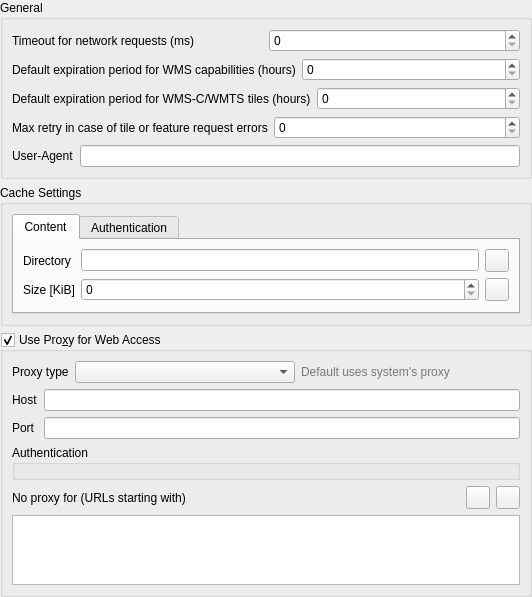
             <widget class="QWidget" name="mOptionsScrollAreaContents_10">
              <property name="geometry">
               <rect>
                <x>0</x>
                <y>0</y>
                <width>437</width>
                <height>513</height>
               </rect>
              </property>
              <layout class="QVBoxLayout" name="verticalLayout_33">
               <property name="leftMargin">
                <number>0</number>
               </property>
               <property name="topMargin">
                <number>0</number>
               </property>
               <property name="rightMargin">
                <number>0</number>
               </property>
               <property name="bottomMargin">
                <number>0</number>
               </property>
               <item>
                <widget class="QGroupBox" name="groupBox_20">
                 <property name="title">
                  <string>General</string>
                 </property>
                 <layout class="QVBoxLayout" name="verticalLayout_34">
                  <item>
                   <layout class="QHBoxLayout" name="horizontalLayout_11">
                    <item>
                     <widget class="QLabel" name="mNetworkTimeoutLabel">
                      <property name="text">
                       <string>Timeout for network requests (ms)</string>
                      </property>
                     </widget>
                    </item>
                    <item>
                     <widget class="QgsSpinBox" name="mNetworkTimeoutSpinBox">
                      <property name="maximum">
                       <number>100000000</number>
                      </property>
                     </widget>
                    </item>
                   </layout>
                  </item>
                  <item>
                   <layout class="QHBoxLayout" name="horizontalLayout_40">
                    <item>
                     <widget class="QLabel" name="label_45">
                      <property name="text">
                       <string>Default expiration period for WMS capabilities (hours)</string>
                      </property>
                     </widget>
                    </item>
                    <item>
                     <widget class="QgsSpinBox" name="mDefaultCapabilitiesExpirySpinBox">
                      <property name="maximum">
                       <number>100000000</number>
                      </property>
                     </widget>
                    </item>
                   </layout>
                  </item>
                  <item>
                   <layout class="QHBoxLayout" name="horizontalLayout_17">
                    <item>
                     <widget class="QLabel" name="label_32">
                      <property name="text">
                       <string>Default expiration period for WMS-C/WMTS tiles (hours)</string>
                      </property>
                     </widget>
                    </item>
                    <item>
                     <widget class="QgsSpinBox" name="mDefaultTileExpirySpinBox">
                      <property name="maximum">
                       <number>100000000</number>
                      </property>
                     </widget>
                    </item>
                   </layout>
                  </item>
                  <item>
                   <layout class="QHBoxLayout" name="horizontalLayout_33">
                    <item>
                     <widget class="QLabel" name="label_57">
                      <property name="text">
                       <string>Max retry in case of tile or feature request errors</string>
                      </property>
                     </widget>
                    </item>
                    <item>
                     <widget class="QgsSpinBox" name="mDefaultTileMaxRetrySpinBox">
                      <property name="maximum">
                       <number>100000000</number>
                      </property>
                     </widget>
                    </item>
                   </layout>
                  </item>
                  <item>
                   <layout class="QHBoxLayout" name="horizontalLayout_35">
                    <item>
                     <widget class="QLabel" name="lblUserAgent">
                      <property name="text">
                       <string>User-Agent</string>
                      </property>
                     </widget>
                    </item>
                    <item>
                     <widget class="QLineEdit" name="leUserAgent"/>
                    </item>
                   </layout>
                  </item>
                 </layout>
                </widget>
               </item>
               <item>
                <widget class="QGroupBox" name="grpCache">
                 <property name="title">
                  <string>Cache Settings</string>
                 </property>
                 <layout class="QVBoxLayout" name="verticalLayout_19">
                  <item>
                   <widget class="QTabWidget" name="tabContentCache">
                    <property name="currentIndex">
                     <number>0</number>
                    </property>
                    <widget class="QWidget" name="tab">
                     <attribute name="title">
                      <string>Content</string>
                     </attribute>
                     <layout class="QGridLayout" name="gridLayout_2">
                      <item row="4" column="0">
                       <widget class="QLabel" name="label_11">
                        <property name="text">
                         <string>Size [KiB]</string>
                        </property>
                       </widget>
                      </item>
                      <item row="0" column="0">
                       <widget class="QLabel" name="label_10">
                        <property name="text">
                         <string>Directory</string>
                        </property>
                       </widget>
                      </item>
                      <item row="0" column="1">
                       <widget class="QLineEdit" name="mCacheDirectory"/>
                      </item>
                      <item row="4" column="1">
                       <widget class="QgsSpinBox" name="mCacheSize"/>
                      </item>
                      <item row="0" column="2">
                       <widget class="QToolButton" name="mBrowseCacheDirectory">
                        <property name="toolTip">
                         <string>Select folder</string>
                        </property>
                        <property name="text">
                         <string/>
                        </property>
                        <property name="icon">
                         <iconset resource="../../images/images.qrc">
                          <normaloff>:/images/themes/default/mActionFileOpen.svg</normaloff>:/images/themes/default/mActionFileOpen.svg</iconset>
                        </property>
                       </widget>
                      </item>
                      <item row="4" column="2">
                       <widget class="QToolButton" name="mClearCache">
                        <property name="toolTip">
                         <string>Clear cache</string>
                        </property>
                        <property name="text">
                         <string/>
                        </property>
                        <property name="icon">
                         <iconset resource="../../images/images.qrc">
                          <normaloff>:/images/themes/default/mActionDeleteSelected.svg</normaloff>:/images/themes/default/mActionDeleteSelected.svg</iconset>
                        </property>
                       </widget>
                      </item>
                     </layout>
                    </widget>
                    <widget class="QWidget" name="tab_2">
                     <attribute name="title">
                      <string>Authentication</string>
                     </attribute>
                     <layout class="QGridLayout" name="gridLayout_5">
                      <item row="0" column="0">
                       <widget class="QCheckBox" name="mAutoClearAccessCache">
                        <property name="toolTip">
                         <string>&lt;html&gt;&lt;head/&gt;&lt;body&gt;&lt;p&gt;The connection cache stores all authentication connections data even when the connection fails.&lt;br/&gt;If you make any change to the authentication configurations or to the certification authorities, you should clear the authentication cache or&lt;br/&gt;restart QGIS. &lt;br/&gt;When this option is checked, the authentication cache will be automatically cleared every time an SSL error occurs and you choose to abort the connection.&lt;br/&gt;&lt;/p&gt;&lt;/body&gt;&lt;/html&gt;</string>
                        </property>
                        <property name="text">
                         <string>Automatically clear the connection authentication cache on SSL errors (recommended)</string>
                        </property>
                       </widget>
                      </item>
                      <item row="1" column="0">
                       <widget class="QPushButton" name="mClearAccessCache">
                        <property name="text">
                         <string>Clear authentication connection cache</string>
                        </property>
                       </widget>
                      </item>
                     </layout>
                    </widget>
                   </widget>
                  </item>
                 </layout>
                </widget>
               </item>
               <item>
                <widget class="QgsCollapsibleGroupBox" name="grpProxy">
                 <property name="title">
                  <string>Use Pro&amp;xy for Web Access</string>
                 </property>
                 <property name="flat">
                  <bool>false</bool>
                 </property>
                 <property name="checkable">
                  <bool>true</bool>
                 </property>
                 <property name="collapsed" stdset="0">
                  <bool>false</bool>
                 </property>
                 <property name="saveCollapsedState" stdset="0">
                  <bool>true</bool>
                 </property>
                 <layout class="QGridLayout" name="gridLayout_1">
                  <item row="1" column="0">
                   <widget class="QLabel" name="label_47">
                    <property name="text">
                     <string>No proxy for (URLs starting with)</string>
                    </property>
                   </widget>
                  </item>
                  <item row="1" column="4">
                   <widget class="QToolButton" name="mRemoveUrlPushButton">
                    <property name="toolTip">
                     <string>Remove selected URL</string>
                    </property>
                    <property name="text">
                     <string/>
                    </property>
                    <property name="icon">
                     <iconset resource="../../images/images.qrc">
                      <normaloff>:/images/themes/default/symbologyRemove.svg</normaloff>:/images/themes/default/symbologyRemove.svg</iconset>
                    </property>
                   </widget>
                  </item>
                  <item row="1" column="3">
                   <widget class="QToolButton" name="mAddUrlPushButton">
                    <property name="toolTip">
                     <string>Add URL to exclude</string>
                    </property>
                    <property name="text">
                     <string/>
                    </property>
                    <property name="icon">
                     <iconset resource="../../images/images.qrc">
                      <normaloff>:/images/themes/default/symbologyAdd.svg</normaloff>:/images/themes/default/symbologyAdd.svg</iconset>
                    </property>
                   </widget>
                  </item>
                  <item row="0" column="0" colspan="5">
                   <layout class="QGridLayout" name="gridLayout_17">
                    <item row="0" column="1">
                     <widget class="QComboBox" name="mProxyTypeComboBox"/>
                    </item>
                    <item row="0" column="0">
                     <widget class="QLabel" name="mTypeLabel">
                      <property name="sizePolicy">
                       <sizepolicy hsizetype="Maximum" vsizetype="Preferred">
                        <horstretch>0</horstretch>
                        <verstretch>0</verstretch>
                       </sizepolicy>
                      </property>
                      <property name="text">
                       <string>Proxy type</string>
                      </property>
                     </widget>
                    </item>
                    <item row="0" column="2">
                     <widget class="QLabel" name="label_41">
                      <property name="styleSheet">
                       <string notr="true">QLabel {color: rgb(120, 120, 120);}</string>
                      </property>
                      <property name="text">
                       <string>Default uses system's proxy</string>
                      </property>
                     </widget>
                    </item>
                    <item row="1" column="0" colspan="3">
                     <widget class="QFrame" name="frameManualProxy">
                      <property name="frameShape">
                       <enum>QFrame::NoFrame</enum>
                      </property>
                      <property name="frameShadow">
                       <enum>QFrame::Raised</enum>
                      </property>
                      <layout class="QGridLayout" name="gridLayout_18">
                       <property name="leftMargin">
                        <number>0</number>
                       </property>
                       <property name="topMargin">
                        <number>0</number>
                       </property>
                       <property name="rightMargin">
                        <number>0</number>
                       </property>
                       <property name="bottomMargin">
                        <number>0</number>
                       </property>
                       <item row="2" column="2">
                        <widget class="QLineEdit" name="leProxyPort"/>
                       </item>
                       <item row="2" column="1">
                        <widget class="QLabel" name="lblProxyPort">
                         <property name="text">
                          <string>Port</string>
                         </property>
                        </widget>
                       </item>
                       <item row="1" column="2">
                        <widget class="QLineEdit" name="leProxyHost"/>
                       </item>
                       <item row="1" column="1">
                        <widget class="QLabel" name="lblProxyHost">
                         <property name="text">
                          <string>Host</string>
                         </property>
                        </widget>
                       </item>
                       <item row="3" column="1" colspan="2">
                        <widget class="QGroupBox" name="mAuthGroupBox">
                         <property name="title">
                          <string>Authentication</string>
                         </property>
                         <layout class="QVBoxLayout" name="verticalLayout_23">
                          <property name="leftMargin">
                           <number>6</number>
                          </property>
                          <property name="topMargin">
                           <number>6</number>
                          </property>
                          <property name="rightMargin">
                           <number>6</number>
                          </property>
                          <property name="bottomMargin">
                           <number>6</number>
                          </property>
                          <item>
                           <widget class="QgsAuthSettingsWidget" name="mAuthSettings" native="true"/>
                          </item>
                         </layout>
                        </widget>
                       </item>
                      </layout>
                     </widget>
                    </item>
                   </layout>
                  </item>
                  <item row="1" column="1" colspan="2">
                   <spacer name="horizontalSpacer">
                    <property name="orientation">
                     <enum>Qt::Horizontal</enum>
                    </property>
                    <property name="sizeHint" stdset="0">
                     <size>
                      <width>40</width>
                      <height>20</height>
                     </size>
                    </property>
                   </spacer>
                  </item>
                  <item row="2" column="0" colspan="5">
                   <widget class="QListWidget" name="mNoProxyUrlListWidget"/>
                  </item>
                 </layout>
                </widget>
               </item>
               <item>
                <spacer name="verticalSpacer_9">
                 <property name="orientation">
                  <enum>Qt::Vertical</enum>
                 </property>
                 <property name="sizeHint" stdset="0">
                  <size>
                   <width>0</width>
                   <height>0</height>
                  </size>
                 </property>
                </spacer>
               </item>
              </layout>
             </widget>
